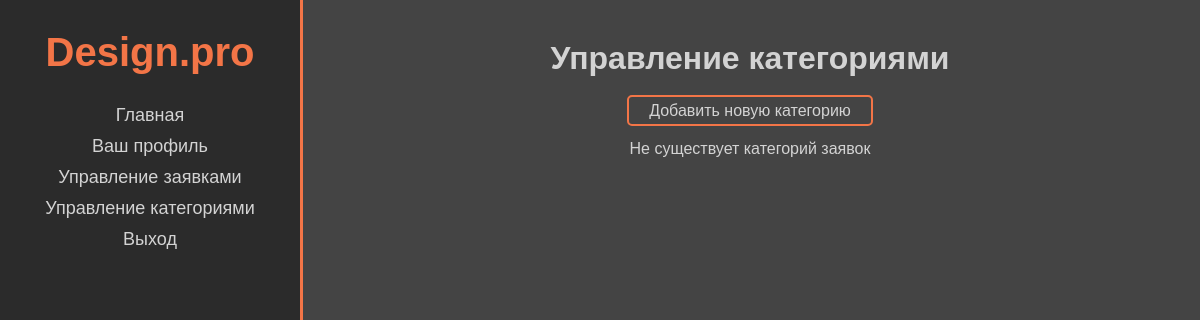
Before: /view_categories (signed in) with the older database file.
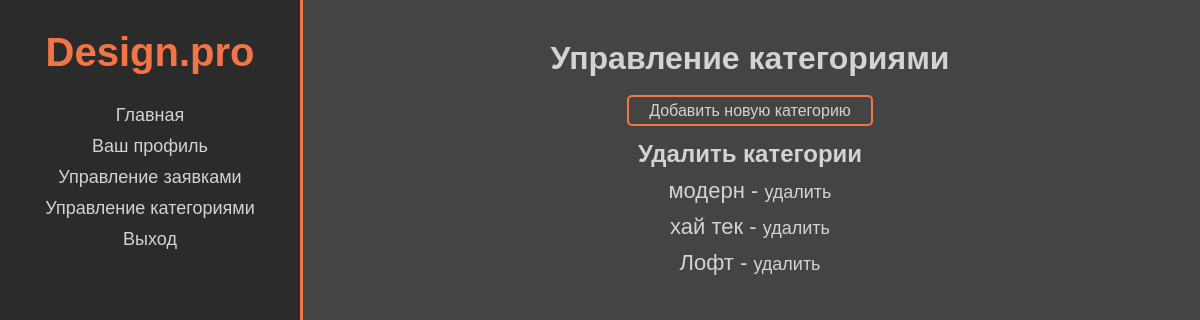
After: the same page with the newer database file.
### web/models.py (models this page shows, shortened)
class Category(models.Model):
    title = models.CharField(max_length=254, verbose_name='Название', blank=False)

### web/views.py (the view)
# urls.py: path('view_categories', ViewCategory.as_view(), name='view_categories'),
class ViewCategory(LoginRequiredMixin, generic.ListView):
    model = Category
    template_name = 'view_categories.html'
    context_object_name = 'categories_list'

### templates/view_categories.html
{% extends 'base.html' %}
{% block content %}
  <div class="add_cat">
    <h1>Управление категориями</h1>
    <a href="{% url 'create_category' %}">Добавить новую категорию</a>
  </div>
  {% if categories_list %}
    <h2>Удалить категории</h4>
    {% for category in categories_list %}
      <p class="cat">
        {{ category.title }} -
        <a href="{% url 'delete_category' category.pk %}">удалить</a>
      </p>
    {% endfor %}
  {% else %}
    <p>Не существует категорий заявок</p>
  {% endif %}
{% endblock %}

Changed rows visible on the page:
added Category: title "модерн"
added Category: title "хай тек"
added Category: title "Лофт"
Other visible differences:
text no longer shown: "Не существует категорий заявок"
text now shown: "Удалить категории"
